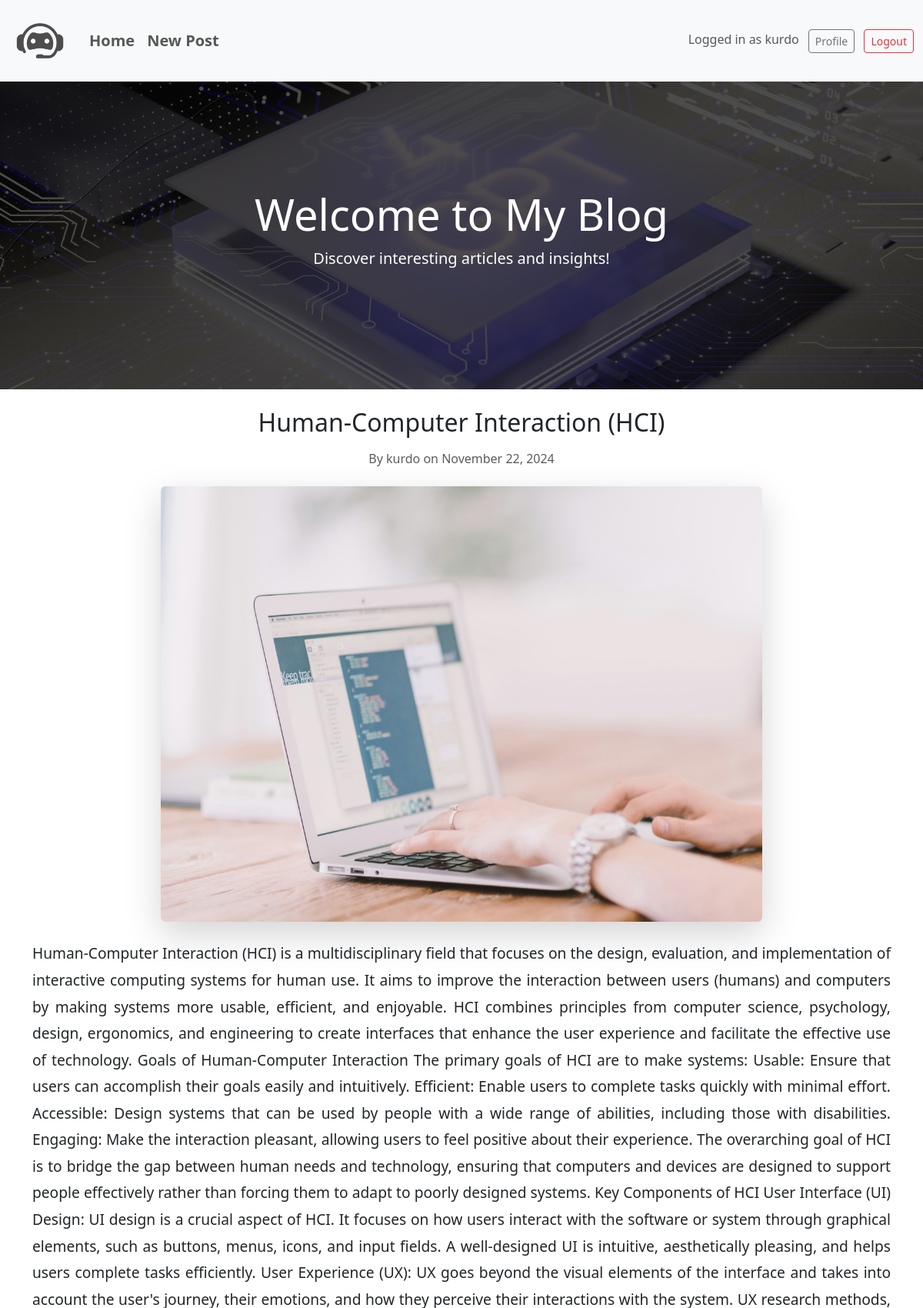
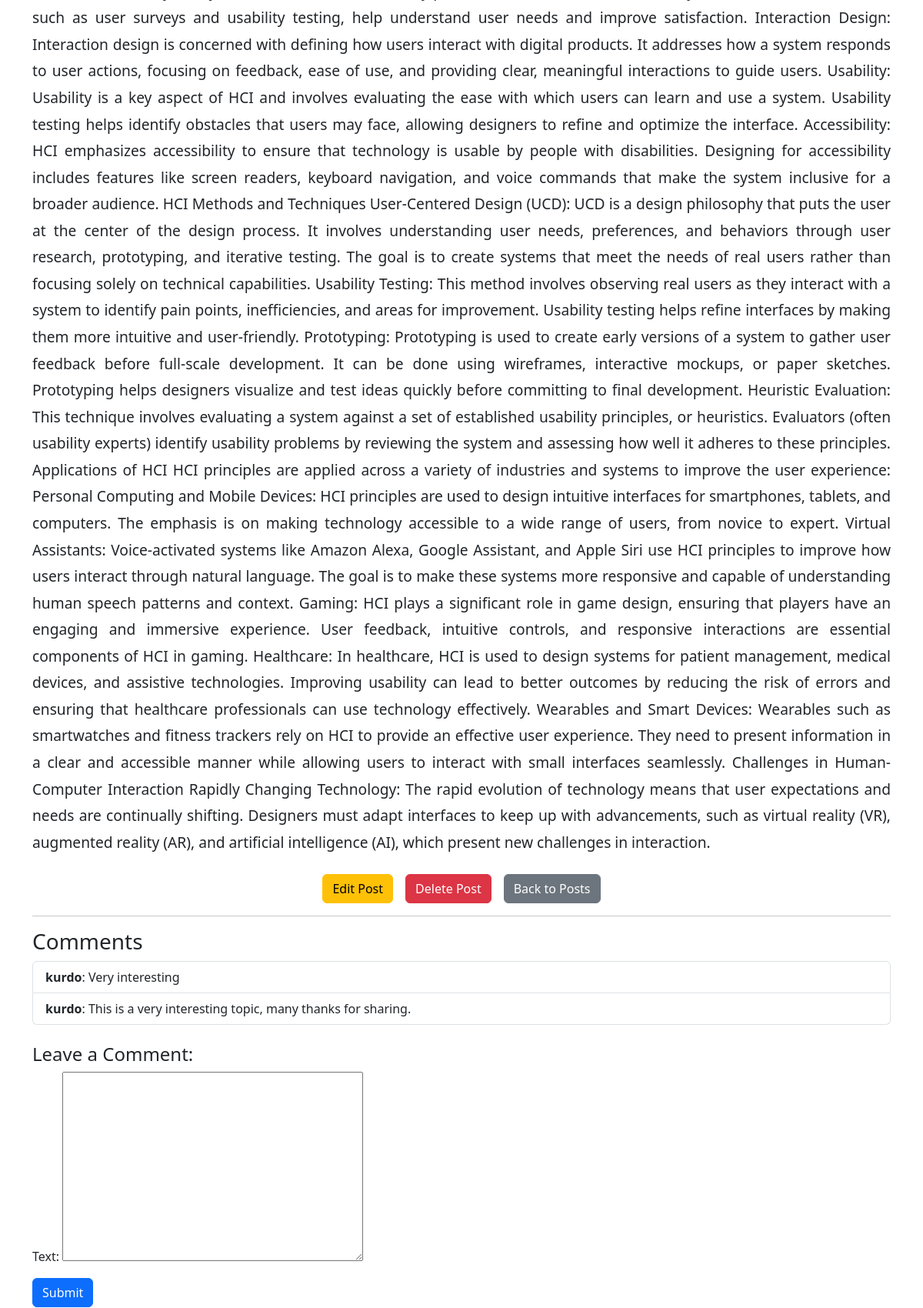
/post/19/ (signed in, upper part), run on the app's committed database (2 pictures, top to bottom).
### blog/models.py (models this page shows, shortened)
class Post(models.Model):
    title = models.CharField(max_length=255)
    body = models.TextField()
    author = models.ForeignKey(User, on_delete=models.CASCADE)
    created_at = models.DateTimeField(auto_now_add=True)
    updated_at = models.DateTimeField(auto_now=True)  # Automatically updates on save
    image = models.ImageField(upload_to='post_images/', blank=True, null=True)

class Comment(models.Model):
    post = models.ForeignKey(Post, related_name='comments', on_delete=models.CASCADE)
    author = models.ForeignKey(User, on_delete=models.CASCADE)
    text = models.TextField()
    created_at = models.DateTimeField(auto_now_add=True)

### blog/views.py (the view)
# urls.py: path('post/<int:pk>/', views.post_detail, name='post_detail'),  # Detail view for a post
def post_detail(request, pk):
    post = get_object_or_404(Post, pk=pk)
    comments = post.comments.all()
    comment_form = CommentForm()
    return render(request, 'blog/post_detail.html', {'post': post, 'comments': comments, 'form': comment_form})

### blog/forms.py
class CommentForm(forms.ModelForm):
    class Meta:
        model = Comment
        fields = ['text']

### blog/context_processors.py (called while the page is built)
def navbar_links(request):
    links = [
        ('Home', reverse('post_list')),  # Example: Home page
        ('New Post', reverse('create_post')),  # Example: New post page
    ]
    return {'links': links}

### blog/templates/blog/post_detail.html (shortened to what this page needs)
{% extends "base.html" %}
{% block content %}
<div class="text-center mb-4">
    <h2 class="mb-3">{{ post.title }}</h2>
    <p class="text-muted">By {{ post.author }} on {{ post.created_at|date:"F j, Y" }}</p>
</div>
{% if post.image %}
    <div class="text-center mb-4">
        <img src="{{ post.image.url }}" alt="{{ post.title }}" class="img-fluid rounded shadow-lg" style="width: 70%; max-width: 1200px; height: auto;">
    </div>
{% endif %}
<div class="mb-4" style="text-align: justify; font-size: 1.2rem; line-height: 1.8;">
    <p>{{ post.body }}</p>
</div>
<div class="d-flex justify-content-center gap-3 mt-4">
    {% if user == post.author %}
        <a href="{% url 'edit_post' post.pk %}" class="btn btn-warning">Edit Post</a>
        <form method="post" action="{% url 'delete_post' post.pk %}" style="display: inline;">
            <button type="submit" class="btn btn-danger">Delete Post</button>
        </form>
    {% endif %}
    <a href="{% url 'post_list' %}" class="btn btn-secondary">Back to Posts</a>
</div>
<hr>
<h3>Comments</h3>
<ul class="list-group mb-4">
    {% for comment in post.comments.all %}
        <li class="list-group-item">
            <strong>{{ comment.author }}</strong>: {{ comment.text }}
        </li>
    {% empty %}
        <li class="list-group-item">No comments yet. Be the first to comment!</li>
    {% endfor %}
</ul>
{% if user.is_authenticated %}
    <h4>Leave a Comment:</h4>
    <form method="post" action="{% url 'add_comment' post.pk %}">
        {{ form.as_p }}
        <button type="submit" class="btn btn-primary">Submit</button>
    </form>
{% else %}
    <p><a href="{% url 'login' %}">Log in</a> to leave a comment.</p>
{% endif %}
{% endblock %}

### templates/base.html (shortened to what this page needs)
<!DOCTYPE html>
<html lang="en">
<head>
    {% load static %}
    <link rel="stylesheet" href="https://cdn.jsdelivr.net/npm/bootstrap@5.3.3/dist/css/bootstrap.min.css">
    <link href="https://cdn.jsdelivr.net/npm/bootstrap-icons/font/bootstrap-icons.css" rel="stylesheet">
</head>
<body>
    <nav class="navbar navbar-expand-lg navbar-light bg-light">
        <div class="container-fluid">
            <a class="navbar-brand" href="/">
                <img src="{% static 'logo.png' %}" alt="Logo" style="height: 80px; width: auto;">
            </a>
            <div class="collapse navbar-collapse" id="navbarNav">
                <ul class="navbar-nav me-auto" style="font-size: 1.25rem; font-weight: bold;">
                    {% for name, url in links %}
                    <li class="nav-item">
                        <a class="nav-link" href="{{ url }}">{{ name }}</a>
                    </li>
                    {% endfor %}
                </ul>
                <div class="ms-3">
                    {% if user.is_authenticated %}
                        <span class="navbar-text me-2">
                            Logged in as {{ user.username }}
                        </span>
                        <a href="{% url 'profile' %}" class="btn btn-sm btn-outline-secondary me-2">Profile</a>
                        <form method="post" action="{% url 'logout' %}" style="display: inline;">
                            <button type="submit" class="btn btn-sm btn-outline-danger">Logout</button>
                        </form>
                    {% else %}
                        <a href="{% url 'login' %}" class="btn btn-lg btn-outline-primary rounded-0 me-2">Login</a>
                        <a href="{% url 'signup' %}" class="btn btn-lg btn-outline-success rounded-0">Sign Up</a>
                    {% endif %}
                </div>
            </div>
        </div>
    </nav>
    <div class="position-relative" style="background-image: url('{% static "hero.jpg" %}'); background-size: cover; background-position: center; height: 50vh;">
        <div class="position-absolute top-0 start-0 w-100 h-100" style="background-color: rgba(0, 0, 0, 0.7);"></div>
        <div class="d-flex flex-column justify-content-center align-items-center h-100 text-white text-center position-relative">
            <h1 class="display-4 fw-normal">Welcome to My Blog</h1>
            <p class="lead">Discover interesting articles and insights!</p>
        </div>
    </div>
    <div class="container mt-4">
        {% block content %}
        {% endblock %}
    </div>
</body>
</html>

### data on the page
Post: title "Human-Computer Interaction (HCI)", author "kurdo", created_at "November 22, 2024", image (picture), body "Human-Computer Interaction (HCI) is a multidisciplinary field that focuses on the design, evaluation, and implementation of interactive computing systems for human use. It aims to improve the interaction between users (humans) and computers by making systems more usable, efficient, and enjoyable. HCI combines principles from computer science, psychology, design, ergonomics, and engineering to create interfaces that enhance the user experience and facilitate the effective use of technology. Goals of Human-Computer Interaction The primary goals of HCI are to make systems: Usable: Ensure that users can accomplish their goals easily and intuitively. Efficient: Enable users to complete tasks…"
Comment: author "kurdo", text "Very interesting"
Comment: author "kurdo", text "This is a very interesting topic, many thanks for sharing."

### other printed values
{{ name }} "Home" "New Post"
{{ user.username }} "kurdo"
